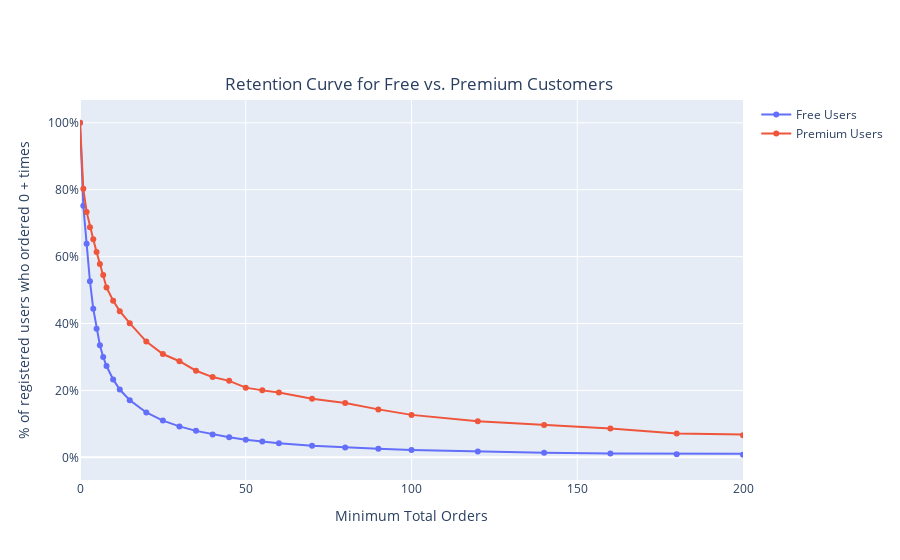

Notebook code cell kept with this figure:
### Code cell
baseline = 0 # define the value of baseline
max_x_val = 200

fig = go.Figure()

for i in graph_df['user_category'].unique():
    fig.add_trace(go.Scatter(x=graph_df.loc[graph_df['user_category']==i, 'min_orders'],
                             y=graph_df.loc[graph_df['user_category']==i, '%_registered_users'],
                             name= i+' Users',
                             hovertemplate='<b>%{y:.2%}</b>'))
    
fig.update_traces(mode='markers+lines')
fig.update_layout(hovermode='x unified', xaxis_title='Minimum Total Orders', 
                  yaxis={'title': '% of registered users who ordered '+str(baseline)+' + times',
                        'tickformat':',.0%'},
                  title={'text':'Retention Curve for Free vs. Premium Customers',
                         'y':0.85, 'x':0.465, 'xanchor':'center', 'yanchor':'middle'})

fig.update_xaxes(range=[baseline, max_x_val])

fig.show()

### Figure 1 — Plotly figure (JSON) as saved in the notebook; plotly's stock layout.template omitted (floating-point values rounded to 4 significant figures)
{"data": [{"hovertemplate": "<b>%{y:.2%}</b>", "mode": "markers+lines", "name": "Free Users", "type": "scatter", "x": [0, 1, 2, 3, 4, 5, 6, 7, 8, 10, 12, 15, 20, 25, 30, 35, 40, 45, 50, 55, 60, 70, 80, 90, 100, 120, 140, 160, 180, 200, 250, 300, 350, 400, 450, 500, 550, 600, 700, 800, 900, 1000, 1100], "y": [1, 0.7517, 0.6387, 0.5262, 0.4442, 0.384, 0.335, 0.2998, 0.273, 0.233, 0.2027, 0.1709, 0.1341, 0.1099, 0.0925, 0.07908, 0.06847, 0.05991, 0.05285, 0.04697, 0.04234, 0.03499, 0.02966, 0.02567, 0.02225, 0.01719, 0.01383, 0.01115, 0.009042, 0.007499, 0.004769, 0.003346, 0.00251, 0.001888, 0.001483, 0.001212, 0.001027, 0.0008265, 0.0005911, 0.0004308, 0.0003657, 0.0003006, 0.0002505]}, {"hovertemplate": "<b>%{y:.2%}</b>", "mode": "markers+lines", "name": "Premium Users", "type": "scatter", "x": [0, 1, 2, 3, 4, 5, 6, 7, 8, 10, 12, 15, 20, 25, 30, 35, 40, 45, 50, 55, 60, 70, 80, 90, 100, 120, 140, 160, 180, 200, 250, 300, 350, 400, 450, 500, 550, 600, 700, 800, 900, 1000, 1100], "y": [1, 0.8024, 0.7336, 0.6875, 0.6515, 0.6136, 0.5777, 0.5448, 0.5076, 0.4678, 0.4369, 0.4009, 0.346, 0.3087, 0.2872, 0.2588, 0.2399, 0.2285, 0.2083, 0.2001, 0.1938, 0.1749, 0.1622, 0.1433, 0.1269, 0.108, 0.09659, 0.08649, 0.07134, 0.06629, 0.05682, 0.04609, 0.03662, 0.0322, 0.02841, 0.02715, 0.02588, 0.02336, 0.01831, 0.01515, 0.01199, 0.007576, 0.004419]}], "layout": {"hovermode": "x unified", "title": {"text": "Retention Curve for Free vs. Premium Customers", "x": 0.465, "xanchor": "center", "y": 0.85, "yanchor": "middle"}, "xaxis": {"range": [0, 200], "title": {"text": "Minimum Total Orders"}}, "yaxis": {"tickformat": ",.0%", "title": {"text": "% of registered users who ordered 0 + times"}}}}
